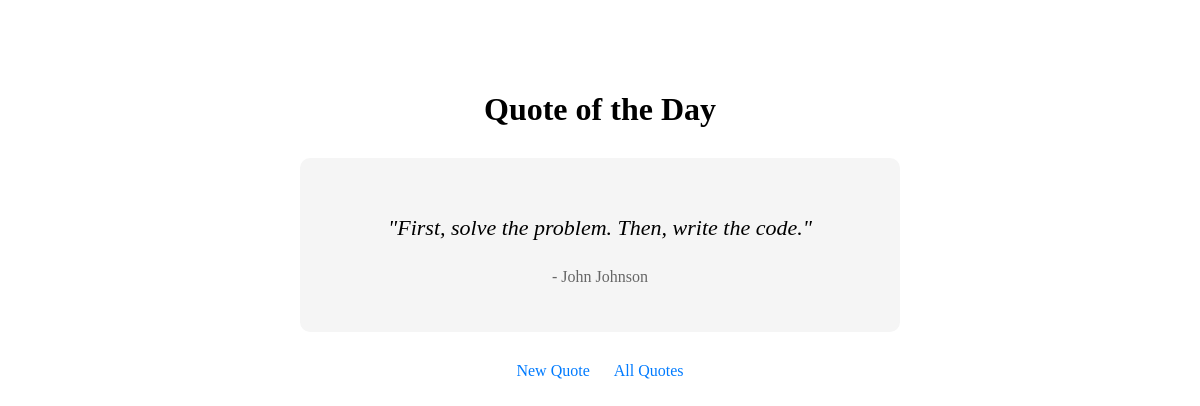
The page / on the database its author committed.
### quotes/models.py (models this page shows, shortened)
class Quote(models.Model):
    text = models.CharField(max_length=500)
    author = models.CharField(max_length=100)

### quotes/views.py (the view)
# urls.py: path('', views.home, name='home'),
def home(request):
    quotes = list(Quote.objects.all())
    if not quotes:
        return render(request, 'quotes/home.html', {'quote': None})
    quote = random.choice(quotes)
    return render(request, 'quotes/home.html', {'quote': quote})

### quotes/templates/quotes/home.html (shortened to what this page needs)
<!DOCTYPE html>
<html>
<head>
</head>
<body>
    <h1>Quote of the Day</h1>
    <div class="quote-box">
        <p class="text">"{{ quote.text }}"</p>
        <p class="author">- {{ quote.author }}</p>
    </div>
    <a href="{% url 'home' %}">New Quote</a>
    <a href="{% url 'all_quotes' %}">All Quotes</a>
</body>
</html>

### quotes/templates/quotes/home.html (style rules this page uses)
body { font-family: Georgia, serif; max-width: 600px; margin: 50px auto; padding: 20px; text-align: center; }
.quote-box { background: #f5f5f5; padding: 30px; border-radius: 10px; margin: 30px 0; }
.text { font-size: 22px; font-style: italic; line-height: 1.6; }
.author { color: #666; margin-top: 15px; }
a { color: #007bff; text-decoration: none; margin: 0 10px; }

### rows shown on the page
Quote: text "First, solve the problem. Then, write the code.", author "John Johnson"
